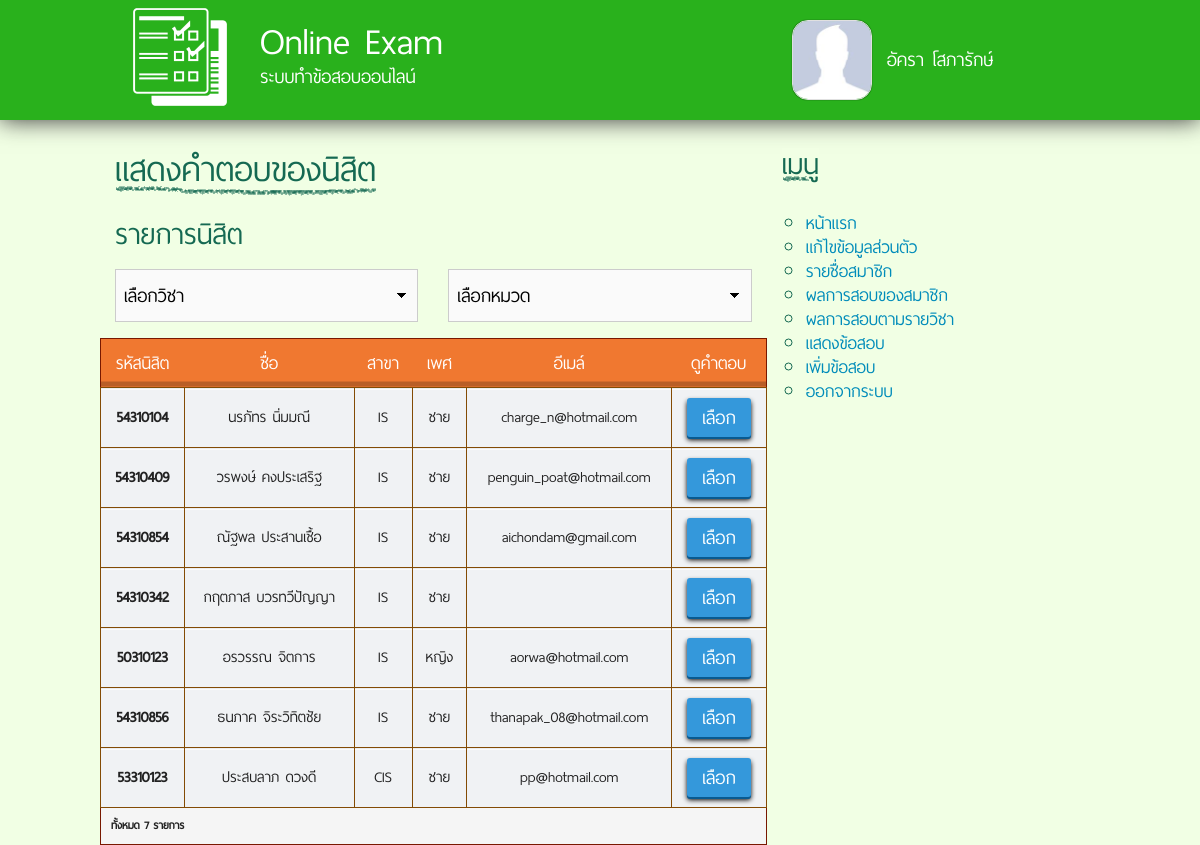
Screenshot of /report2.php (signed in) with the database file from the repository.
### tables this page shows
CREATE TABLE IF NOT EXISTS `student` (
  `Stu_id` varchar(8) NOT NULL,
  `Stu_name` varchar(30) NOT NULL,
  `Stu_pwd` varchar(64) NOT NULL,
  `Stu_major` varchar(40) NOT NULL,
  `Stu_gender` varchar(6) NOT NULL,
  `Stu_email` varchar(40) DEFAULT NULL,
  `Stu_pic` varchar(67) DEFAULT NULL,
  PRIMARY KEY (`Stu_id`)
);

### db.class.php (called while the page is built, shortened)
<?php
	Class Database{
		public function Select($Columns = "*", $Orderby = "")
		{
			$data = array();
			$Select = "SELECT $Columns FROM $this->Table WHERE $this->Where $Orderby";
			$result = mysql_query($Select) or trigger_error(mysql_error().$Select);
			if ($result)
			{
				while($row = mysql_fetch_assoc($result))
				{
					$data[] = $row;
				}
			}
			return $data;
		}
	}
?>

### report2.php (the view, shortened to what this page needs)
<?php
	include("db.php");
	include("head.php");
	include("sidebar.php");
?>
		<div id="content" class="large-8 medium-8 medium-pull-4 columns">
			<h1><span>แสดงคำตอบของนิสิต</span></h1>
			<h2>รายการนิสิต</h2>
			<div class="row">
				<form name="stuform" id="stuform" method="post" action="view-answer.php">
					<div class="medium-6 columns">
						<select name="sub_id" id="subjects">
							<option value="-1">เลือกวิชา</option>
<?php
	$db->Table = "Subject";
	$db->Where = "1";
?>
						</select>
					</div>
					<div class="medium-6 columns">
						<select name="top_id" id="topics">
							<option value="-1">เลือกหมวด</option>
						</select>
					</div>
				</form>
			</div>
			<div class="row stulist">
			<table class="dc_table_s12" summary="Students list" style="width: 100%">
				<thead>
					<tr>
						<th scope="col" style="text-align: center;">รหัสนิสิต</th>
						<th scope="col" style="text-align: center;">ชื่อ</th>
						<th scope="col" style="text-align: center;">สาขา</th>
						<th scope="col" style="text-align: center;">เพศ</th>
						<th scope="col" style="text-align: center;">อีเมล์</th>
						<th scope="col" style="text-align: center;">ดูคำตอบ</th>
					</tr>
				</thead>
				<tbody>
<?php
	$nCount = 0;
	$db->Table = "Student";
	$db->Where = "1";
	$Stu_Data = $db->Select();
	if (count($Stu_Data)) {
		foreach ($Stu_Data as $value) {
?>
					<tr<?php if ($nCount % 2 == 0) echo " class=\"odd\"";?>>
						<th scope="row" style="text-align: center;"><?php echo $value['Stu_id']; ?></th>
						<td style="text-align: center;"><?php echo $value['Stu_name']; ?></td>
						<td style="text-align: center;"><?php echo $value['Stu_major']; ?></td>
						<td style="text-align: center;"><?php echo ($value['Stu_gender'] == "male" ? "ชาย" : ($value['Stu_gender'] == "female" ? "หญิง" : $value['Stu_gender'])); ?></td>
						<td style="text-align: center;"><?php echo $value['Stu_email']; ?></td>
						<td style="text-align: center;"><?php echo "<button id=\"$value[Stu_id]\" class=\"liblue smallbtn\">เลือก</a>"; ?></td>
					</tr>
				</tbody>
<?php
		}
	} else {
		echo '<tr><td colspan="6" style="text-align: center;">ไม่พบรายการนิสิต</td></tr>';
	}
?>
				<tfoot>
					<tr>
						<td style="text-align: left" colspan="6">ทั้งหมด <?php echo count($Stu_Data); ?> รายการ</td>
					</tr>
				</tfoot>
			</table>

### css/styles.css (style rules this page uses)
html, body { font-family: 'thaisans_neueregular', "Open Sans", "Helvetica Neue", "Helvetica", Helvetica, Arial, sans-serif; }
body { color: #156952; background: #F1FFE4; font-size: 1.5rem; }
h1, h2, h3, h4, h5, h6 { font-family: inherit; color: inherit; }
h1 > span { background: url('../images/chockd.png') no-repeat 0px bottom; text-shadow: -2px -1px 0 #F1FFE4, 2px -1px 0 #F1FFE4, -2px 1px 0 #F1FFE4, 2px 1px 0 #F1FFE4; }
div#content ,div#content > * { -moz-transition: all 0.2s ease-out; -o-transition: all 0.2s ease-out; -ms-transition: all 0.2s ease-out; -webkit-transition: all 0.2s ease-out; transition: all 0.2s ease-out; }
button.liblue, .button.liblue { font-family: inherit; font-size: 1.5rem; background-color: #3498db; color: white; border-radius: 3px; -webkit-border-radius: 3px; -moz-border-radius: 3px; box-shadow: 0px 2px 0px #085A91, 0px 2px 5px #000000; -webkit-box-shadow: 0px 2px 0px #085A91, 0px 3px 5px #000000; -moz-box-shadow: 0px 2px 0px #085A91, 0px 3px 5px #000000; -webkit-transition: all .1s ease; -moz-transition: all .1s ease; -ms-transition: all .1s ease; -o-transition: all .1s ease; transition: all .1s ease; }
.stulist table tbody tr td button.liblue.smallbtn { margin-bottom: 0; }
.smallbtn { padding: 4px 15px; }
select { font-size: inherit; }
select { background: #fafafa url("../images/arrowdown.gif") no-repeat 97% 50%; }
.dc_table_s12 { background: #F3F5F7; border-collapse: collapse; border: 1px; border-color: #781800; border-style: solid; color: #333; margin: 0 auto; padding: 0; }
.dc_table_s12 tbody, .dc_table_s12 thead { border-left: 0px solid #EAECEE; border-right: 0px solid #EAECEE; }
.dc_table_s12 thead th { background: -webkit-linear-gradient(top, #F07830 89%, #B95E27 90%, #B95E27 100%); background: -webkit-gradient( linear, left top, left bottom, color-stop(0.89, #F07830), color-stop(0.90, #B95E27), color-stop(1, #B95E27) ); background: -moz-linear-gradient( center top, #F07830 89%, #B95E27 90%, #B95E27 100% ); filter: progid:DXImageTransform.Microsoft.gradient(startColorstr="#F07830", endColorstr="#F07830"); background: -o-linear-gradient(top, #F07830 89%, #B95E27 90%, #B95E27 100%); background: -ms-linear-gradient(top, #F07830 89%, #B95E27 90%, #B95E27 100%); background: linear-gradient(to bottom, #F07830 89%, #B95E27 90%, #B95E27 100%); color: #fff; font-weight: normal; font-size: 1.4rem; padding: 15px 10px; text-align: left; }
.dc_table_s12 tbody td, .dc_table_s12 tbody th { background: url("../images/table_s12.gif") repeat-x; padding: 10px; text-align: left; font-size: 1.2rem; border: solid #834B04 1px; }
.dc_table_s12 tbody tr.odd { background: #F0F2F4; }
* { list-style: none; text-decoration: none; box-sizing: border-box !important; -webkit-box-sizing: border-box !important; -moz-box-sizing: border-box !important; -ms-box-sizing: border-box !important; }

### rows the page displays
student: Stu_id "54310104", Stu_name "นรภัทร นิ่มมณี", Stu_major "IS", Stu_gender "ชาย", Stu_email "charge_n@hotmail.com"
student: Stu_id "54310409", Stu_name "วรพงษ์ คงประเสริฐ", Stu_major "IS", Stu_gender "ชาย", Stu_email "penguin_poat@hotmail.com"
student: Stu_id "54310854", Stu_name "ณัฐพล ประสานเชื้อ", Stu_major "IS", Stu_gender "ชาย", Stu_email "aichondam@gmail.com"
student: Stu_id "54310342", Stu_name "กฤตภาส บวรทวีปัญญา", Stu_major "IS", Stu_gender "ชาย"
student: Stu_id "50310123", Stu_name "อรวรรณ จิตการ", Stu_major "IS", Stu_gender "หญิง", Stu_email "aorwa@hotmail.com"
student: Stu_id "54310856", Stu_name "ธนภาค จิระวิทิตชัย", Stu_major "IS", Stu_gender "ชาย", Stu_email "thanapak_08@hotmail.com"
student: Stu_id "53310123", Stu_name "ประสบลาภ ดวงดี", Stu_major "CIS", Stu_gender "ชาย", Stu_email "pp@hotmail.com"

### other values shown
$cfg['title'] "Online Exam"
$cfg['subtitle'] "ระบบทำข้อสอบออนไลน์"
$_SESSION['name'] "อัครา โสภารักษ์"
count($Stu_Data) "7"
